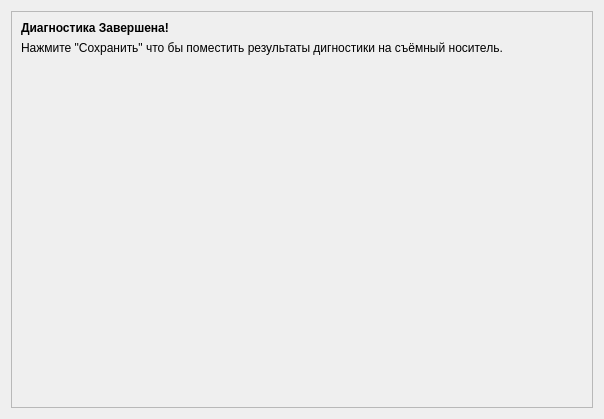
<?xml version="1.0" encoding="UTF-8"?>
<ui version="4.0">
 <class>FourthWidget</class>
 <widget class="QWidget" name="FourthWidget">
  <property name="geometry">
   <rect>
    <x>0</x>
    <y>0</y>
    <width>604</width>
    <height>419</height>
   </rect>
  </property>
  <property name="windowTitle">
   <string>Form</string>
  </property>
  <layout class="QGridLayout" name="gridLayout">
   <item row="0" column="0" colspan="2">
    <widget class="QFrame" name="frame">
     <property name="frameShape">
      <enum>QFrame::StyledPanel</enum>
     </property>
     <property name="frameShadow">
      <enum>QFrame::Raised</enum>
     </property>
     <layout class="QGridLayout" name="gridLayout_2">
      <item row="0" column="0">
       <widget class="QLabel" name="label">
        <property name="font">
         <font>
          <weight>75</weight>
          <bold>true</bold>
         </font>
        </property>
        <property name="text">
         <string>Диагностика Завершена!</string>
        </property>
       </widget>
      </item>
      <item row="1" column="0">
       <widget class="QLabel" name="label_2">
        <property name="text">
         <string>Нажмите &quot;Сохранить&quot; что бы поместить результаты дигностики на съёмный носитель.</string>
        </property>
       </widget>
      </item>
      <item row="2" column="0">
       <spacer name="verticalSpacer">
        <property name="orientation">
         <enum>Qt::Vertical</enum>
        </property>
        <property name="sizeHint" stdset="0">
         <size>
          <width>558</width>
          <height>293</height>
         </size>
        </property>
       </spacer>
      </item>
     </layout>
    </widget>
   </item>
  </layout>
 </widget>
 <resources/>
 <connections/>
</ui>
